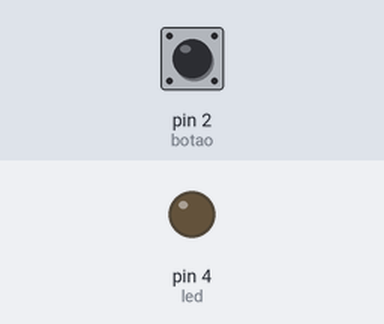
The sketch below on a simulated Arduino Uno, built with avr-gcc and run on an emulated ATmega328P. On the bench: output pins drawn as LEDs (lit = HIGH). Dashed ring = blinking. Inputs (shaded band) come from the test bench; at power-on: pin 2 (botao) LOW.

Above: at 1.2 s.
1.3 s: pin 2 (botao) pulled HIGH for 3.2 s
At 2.0 s:
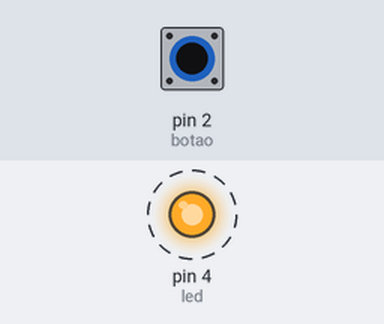
Timing chart, 0 to 5.8 s (numbered marks = the images above; inputs shaded):
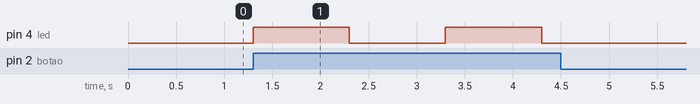

Measured:
- after the input at 1.3 s, pin 4 (led): alternates HIGH for 1.0 s and LOW for 1.0 s, 4 changes in all, then stays LOW, starting at once

The sketch:

botao_e_leds.ino
```cpp
// C++ code
int botao = 2;
int led = 4;
void setup()
{
  pinMode(led,OUTPUT);
  pinMode(botao,INPUT);
}
void loop()
{
  digitalRead(botao);//Ler o pino do botão

  //Se a leitura do pino onde esta ligado o botão igual a 5v
  //escreva no pino onde esta o LED 5v(ou seja, acenda o led)
  if(digitalRead(botao) == HIGH){
  digitalWrite(led,HIGH);
    delay(1000);
    digitalWrite(led,LOW);
    delay(1000);
  }else{ // Se a leitura do botão ele não estiver apertado não o forneça 5v.
  digitalWrite(led, LOW);
  }
}
```
